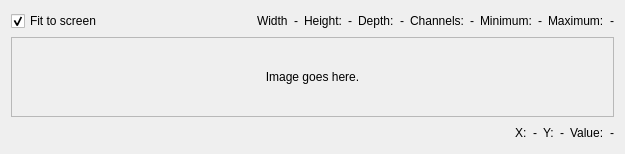
<?xml version="1.0" encoding="UTF-8"?>
<ui version="4.0">
 <class>Image</class>
 <widget class="QWidget" name="Image">
  <property name="geometry">
   <rect>
    <x>0</x>
    <y>0</y>
    <width>625</width>
    <height>154</height>
   </rect>
  </property>
  <property name="windowTitle">
   <string>Form</string>
  </property>
  <layout class="QGridLayout" name="gridLayout">
   <item row="1" column="0">
    <layout class="QHBoxLayout" name="horizontalLayout">
     <item>
      <widget class="QCheckBox" name="fitToScreenCheckBox">
       <property name="text">
        <string>Fit to screen</string>
       </property>
       <property name="checked">
        <bool>true</bool>
       </property>
      </widget>
     </item>
     <item>
      <spacer name="horizontalSpacer">
       <property name="orientation">
        <enum>Qt::Horizontal</enum>
       </property>
       <property name="sizeHint" stdset="0">
        <size>
         <width>40</width>
         <height>20</height>
        </size>
       </property>
      </spacer>
     </item>
     <item>
      <widget class="QLabel" name="label">
       <property name="text">
        <string>Width</string>
       </property>
      </widget>
     </item>
     <item>
      <widget class="QLabel" name="widthLabel">
       <property name="text">
        <string>-</string>
       </property>
      </widget>
     </item>
     <item>
      <widget class="QLabel" name="label_2">
       <property name="text">
        <string>Height:</string>
       </property>
      </widget>
     </item>
     <item>
      <widget class="QLabel" name="heightLabel">
       <property name="text">
        <string>-</string>
       </property>
      </widget>
     </item>
     <item>
      <widget class="QLabel" name="label_3">
       <property name="text">
        <string>Depth:</string>
       </property>
      </widget>
     </item>
     <item>
      <widget class="QLabel" name="depthLabel">
       <property name="text">
        <string>-</string>
       </property>
      </widget>
     </item>
     <item>
      <widget class="QLabel" name="label_4">
       <property name="text">
        <string>Channels:</string>
       </property>
      </widget>
     </item>
     <item>
      <widget class="QLabel" name="channelLabel">
       <property name="text">
        <string>-</string>
       </property>
      </widget>
     </item>
     <item>
      <widget class="QLabel" name="label_5">
       <property name="text">
        <string>Minimum:</string>
       </property>
      </widget>
     </item>
     <item>
      <widget class="QLabel" name="minimumLabel">
       <property name="text">
        <string>-</string>
       </property>
      </widget>
     </item>
     <item>
      <widget class="QLabel" name="label_6">
       <property name="text">
        <string>Maximum:</string>
       </property>
      </widget>
     </item>
     <item>
      <widget class="QLabel" name="maximumLabel">
       <property name="text">
        <string>-</string>
       </property>
      </widget>
     </item>
    </layout>
   </item>
   <item row="2" column="0">
    <widget class="QScrollArea" name="scrollArea">
     <property name="widgetResizable">
      <bool>true</bool>
     </property>
     <widget class="QWidget" name="scrollAreaWidgetContents">
      <property name="geometry">
       <rect>
        <x>0</x>
        <y>0</y>
        <width>605</width>
        <height>76</height>
       </rect>
      </property>
      <layout class="QGridLayout" name="gridLayout_2">
       <item row="0" column="0">
        <widget class="QLabel" name="displayLabel">
         <property name="text">
          <string>Image goes here.</string>
         </property>
         <property name="alignment">
          <set>Qt::AlignCenter</set>
         </property>
        </widget>
       </item>
      </layout>
     </widget>
    </widget>
   </item>
   <item row="3" column="0">
    <layout class="QHBoxLayout" name="horizontalLayout_2">
     <item>
      <spacer name="horizontalSpacer_2">
       <property name="orientation">
        <enum>Qt::Horizontal</enum>
       </property>
       <property name="sizeHint" stdset="0">
        <size>
         <width>40</width>
         <height>20</height>
        </size>
       </property>
      </spacer>
     </item>
     <item>
      <widget class="QLabel" name="label_7">
       <property name="text">
        <string>X:</string>
       </property>
      </widget>
     </item>
     <item>
      <widget class="QLabel" name="xLabel">
       <property name="text">
        <string>-</string>
       </property>
      </widget>
     </item>
     <item>
      <widget class="QLabel" name="label_8">
       <property name="text">
        <string>Y:</string>
       </property>
      </widget>
     </item>
     <item>
      <widget class="QLabel" name="yLabel">
       <property name="text">
        <string>-</string>
       </property>
      </widget>
     </item>
     <item>
      <widget class="QLabel" name="label_9">
       <property name="text">
        <string>Value:</string>
       </property>
      </widget>
     </item>
     <item>
      <widget class="QLabel" name="valueLabel">
       <property name="text">
        <string>-</string>
       </property>
      </widget>
     </item>
    </layout>
   </item>
  </layout>
 </widget>
 <resources/>
 <connections/>
</ui>
